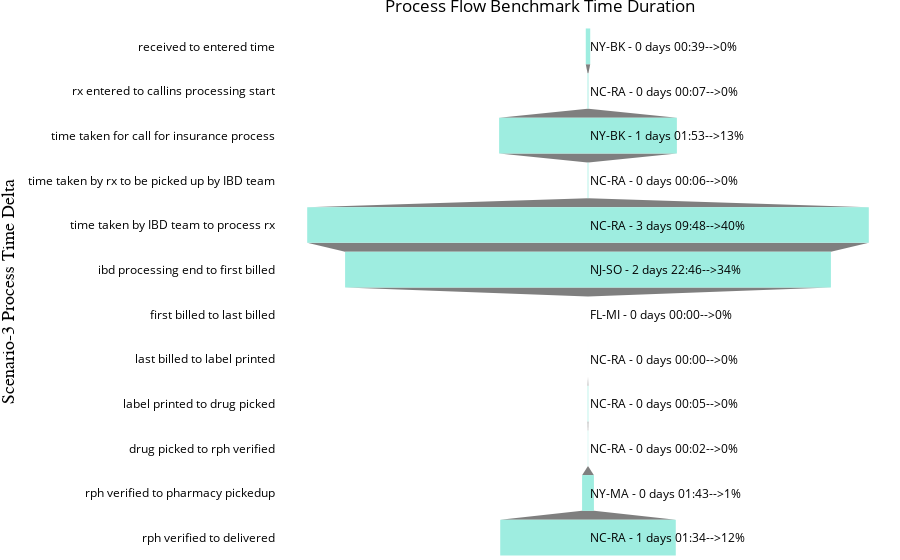

Here is the notebook cell this chart was saved with:
### Code cell
fig = make_subplots()
fig.layout.coloraxis.colorbar.title = 'another title'

fig.add_trace(
    go.Funnel(
    y = variable_names,
    x = values_to_be_used,showlegend=False,
    textposition='none',
        #name='Continous Process',
        marker = {"color": [green_color, green_color, green_color, green_color, green_color,\
                           green_color, green_color, green_color,green_color,green_color, green_color,green_color]}))


for i,y,k in zip(variable_names,annotation_names,per_annot):
    fig.add_annotation(y=i,xanchor='left',
                text=y+'-->'+str(k)+'%',align='right',showarrow=False)

fig.update_layout(margin={"r":0,"t":24,"l":0,"b":0},paper_bgcolor='rgb(255,255,255)',plot_bgcolor='rgba(0,0,0,0)',
                  title={'text':'Process Flow Benchmark Time Duration','xanchor': 'center','x':0.6,
},font=dict(color='black'),
                  
xaxis=dict(
    title='x Axis',
    titlefont=dict(
        family='Arial',
        size=18,
        color='black'
    )
),
yaxis=dict(
    title='Scenario-3 Process Time Delta',
    titlefont=dict(
        family='Arial',
        size=18,
        color='black'
    )
))


fig.write_image(output_distribution_sce_3+"Scenario_3_min_overall.png") #pip install -U kaleido & restart jupyter

fig.show()

### Figure 1 — Plotly figure (JSON) as saved in the notebook; plotly's stock layout.template omitted (floating-point values rounded to 4 significant figures)
{"data": [{"marker": {"color": ["#9EEDE0", "#9EEDE0", "#9EEDE0", "#9EEDE0", "#9EEDE0", "#9EEDE0", "#9EEDE0", "#9EEDE0", "#9EEDE0", "#9EEDE0", "#9EEDE0", "#9EEDE0"]}, "showlegend": false, "textposition": "none", "type": "funnel", "x": [2340000000000, 437000000000, 93223000000000, 376000000000, 294515000000000, 254760000000000, 0, 11000000000, 321000000000, 175000000000, 6211000000000, 92072000000000], "y": ["received to entered time", "rx entered to callins processing start", "time taken for call for insurance process", "time taken by rx to be picked up by IBD team", "time taken by IBD team to process rx", "ibd processing end to first billed", "first billed to last billed", "last billed to label printed", "label printed to drug picked", "drug picked to rph verified", "rph verified to pharmacy pickedup", "rph verified to delivered"]}], "layout": {"annotations": [{"align": "right", "showarrow": false, "text": "NY-BK - 0 days 00:39-->0%", "xanchor": "left", "y": "received to entered time"}, {"align": "right", "showarrow": false, "text": "NC-RA - 0 days 00:07-->0%", "xanchor": "left", "y": "rx entered to callins processing start"}, {"align": "right", "showarrow": false, "text": "NY-BK - 1 days 01:53-->13%", "xanchor": "left", "y": "time taken for call for insurance process"}, {"align": "right", "showarrow": false, "text": "NC-RA - 0 days 00:06-->0%", "xanchor": "left", "y": "time taken by rx to be picked up by IBD team"}, {"align": "right", "showarrow": false, "text": "NC-RA - 3 days 09:48-->40%", "xanchor": "left", "y": "time taken by IBD team to process rx"}, {"align": "right", "showarrow": false, "text": "NJ-SO - 2 days 22:46-->34%", "xanchor": "left", "y": "ibd processing end to first billed"}, {"align": "right", "showarrow": false, "text": "FL-MI - 0 days 00:00-->0%", "xanchor": "left", "y": "first billed to last billed"}, {"align": "right", "showarrow": false, "text": "NC-RA - 0 days 00:00-->0%", "xanchor": "left", "y": "last billed to label printed"}, {"align": "right", "showarrow": false, "text": "NC-RA - 0 days 00:05-->0%", "xanchor": "left", "y": "label printed to drug picked"}, {"align": "right", "showarrow": false, "text": "NC-RA - 0 days 00:02-->0%", "xanchor": "left", "y": "drug picked to rph verified"}, {"align": "right", "showarrow": false, "text": "NY-MA - 0 days 01:43-->1%", "xanchor": "left", "y": "rph verified to pharmacy pickedup"}, {"align": "right", "showarrow": false, "text": "NC-RA - 1 days 01:34-->12%", "xanchor": "left", "y": "rph verified to delivered"}], "coloraxis": {"colorbar": {"title": {"text": "another title"}}}, "font": {"color": "black"}, "margin": {"b": 0, "l": 0, "r": 0, "t": 24}, "paper_bgcolor": "rgb(255,255,255)", "plot_bgcolor": "rgba(0,0,0,0)", "title": {"text": "Process Flow Benchmark Time Duration", "x": 0.6, "xanchor": "center"}, "xaxis": {"anchor": "y", "domain": [0, 1], "title": {"font": {"color": "black", "family": "Arial", "size": 18}, "text": "x Axis"}}, "yaxis": {"anchor": "x", "domain": [0, 1], "title": {"font": {"color": "black", "family": "Arial", "size": 18}, "text": "Scenario-3 Process Time Delta"}}}}
